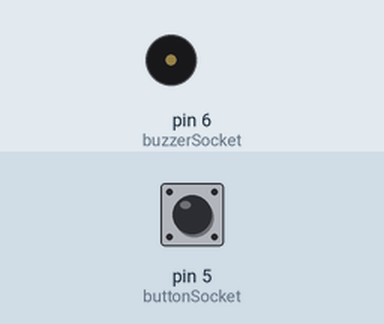
Simulated run of this sketch. Board: Arduino Uno, built with avr-gcc and run on an emulated ATmega328P. Shown: buzzer (waves = sounding). The test bench sets the inputs (shaded band); at power-on: pin 5 (buttonSocket) LOW.

Above: at 1.2 s.
1.3 s: pin 5 (buttonSocket) pulled HIGH for 1 s
At 1.6 s:
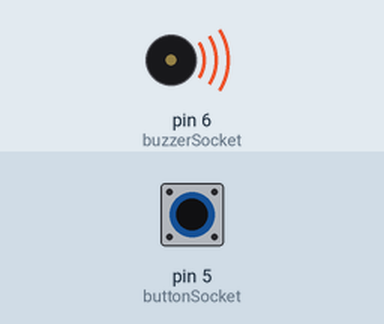
4.0 s: pin 5 (buttonSocket) pulled HIGH for 3.2 s
At 8.7 s:
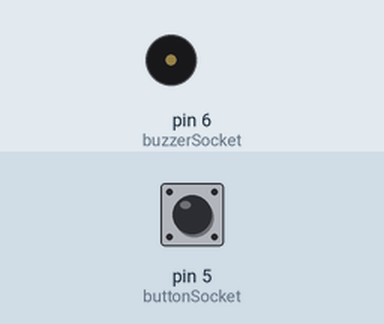
Timing chart, 0 to 10.2 s (numbered marks = the images above; inputs shaded):
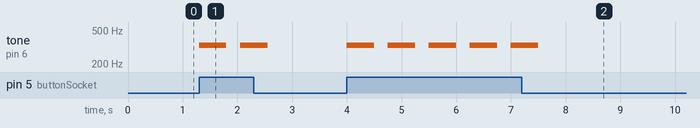

Measured:
- after the input at 1.3 s, tone on pin 6 (buzzerSocket): alternates 330 Hz for 0.50 s and silent for 0.25 s, 4 changes in all, then stays silent, starting at once
- after the input at 4.0 s, tone on pin 6 (buzzerSocket): alternates 330 Hz for 0.50 s and silent for 0.25 s, 10 changes in all, then stays silent, starting at once

The sketch:

L_04_C_01.ino
```cpp
const int buttonSocket = 5;
const int buzzerSocket = 6;

void setup() {
  pinMode(buttonSocket, INPUT);
  pinMode(buzzerSocket, OUTPUT);
}

void loop() {
  if (digitalRead(buttonSocket)) {
    tone(buzzerSocket, 330);
    delay(500);
    noTone(buzzerSocket);
    delay(250);
  }
}
```
